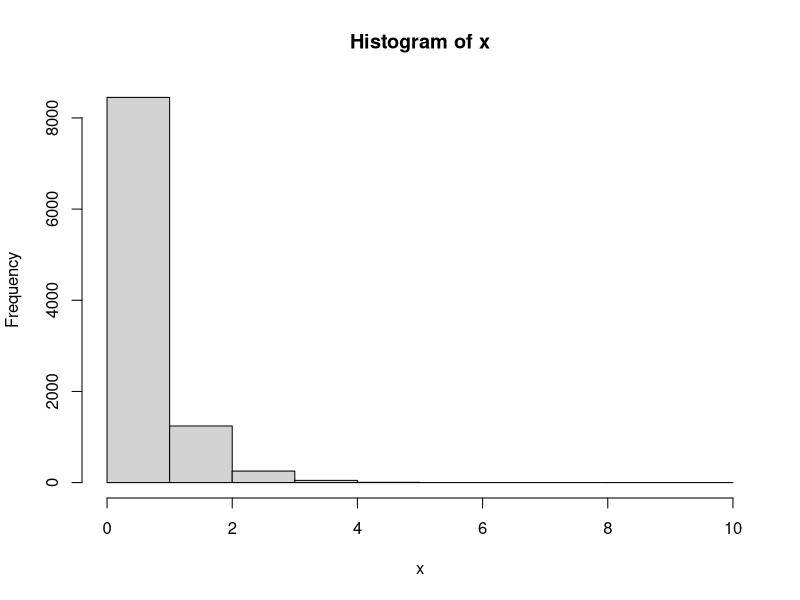
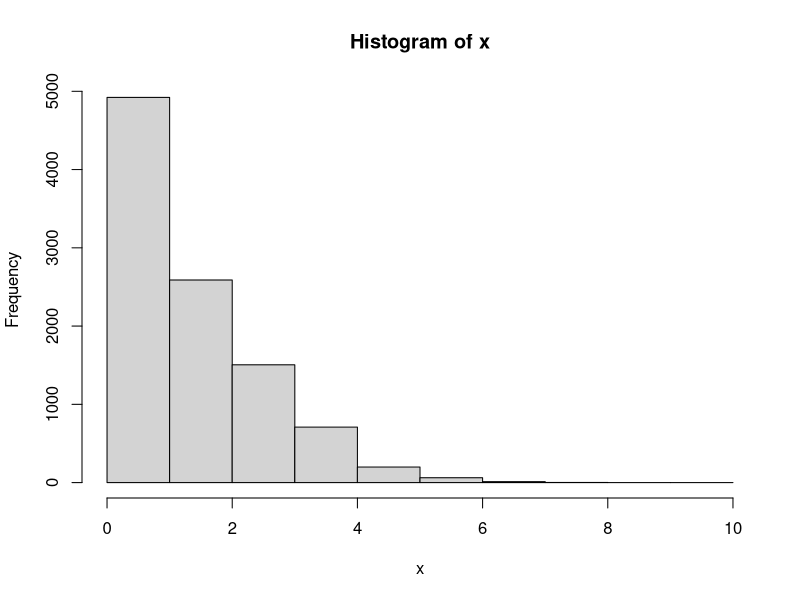
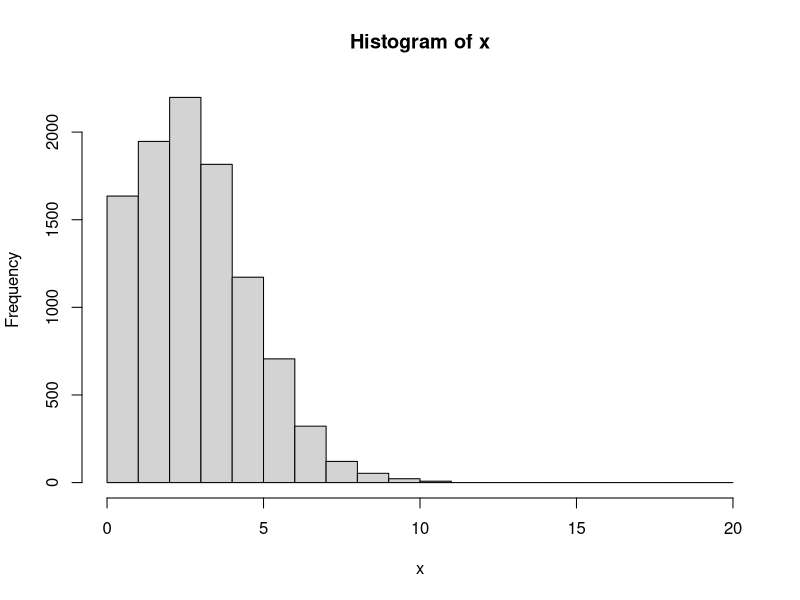
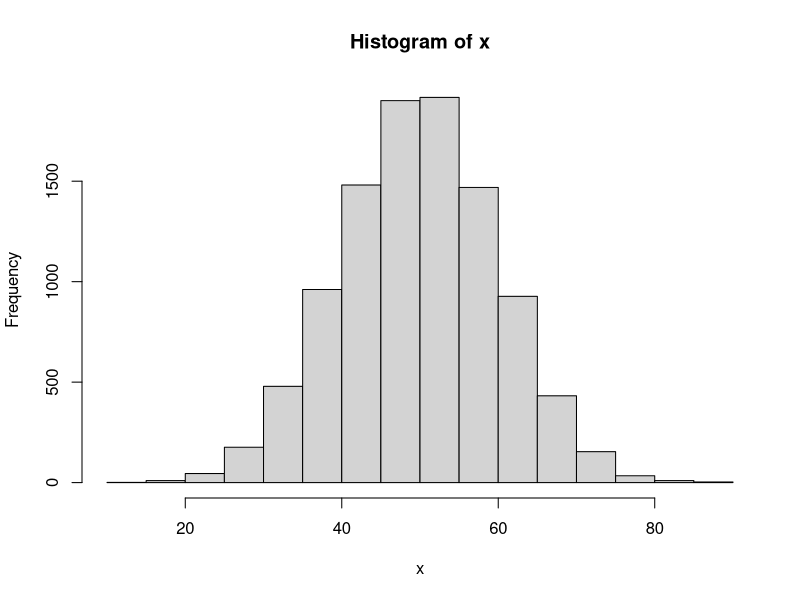
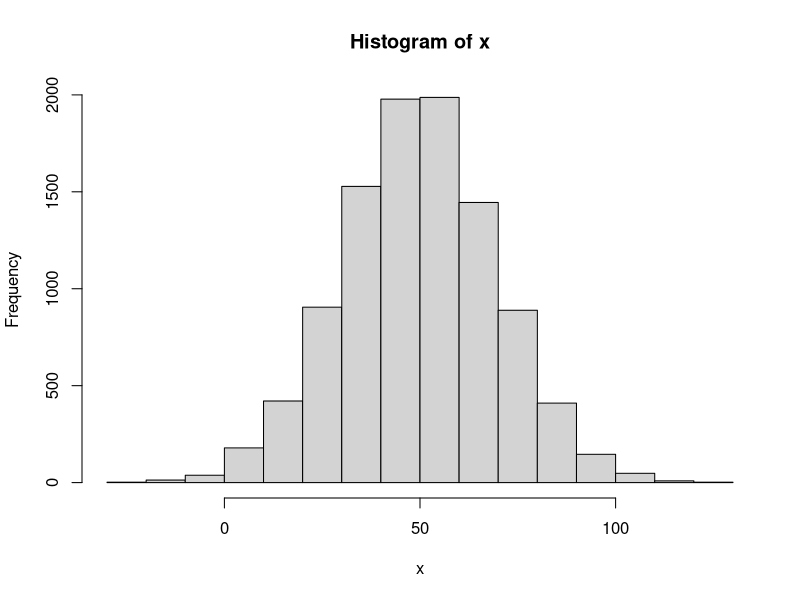
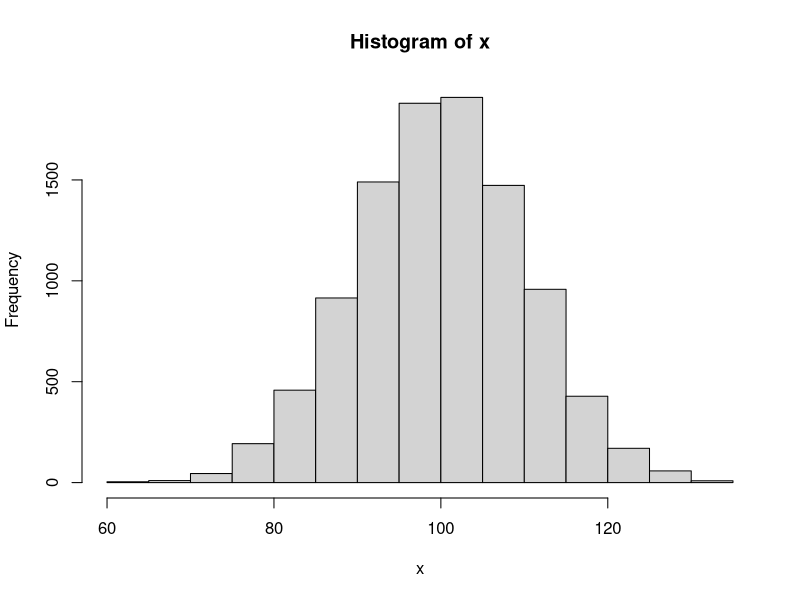
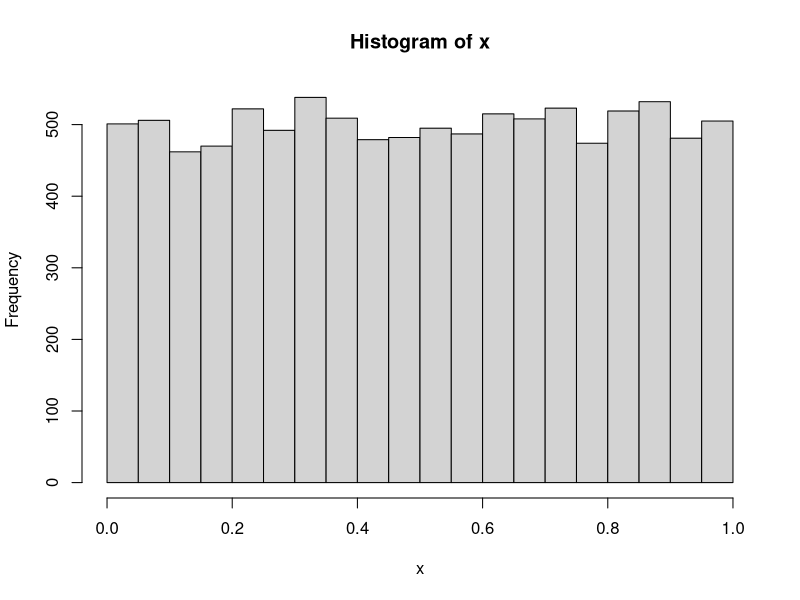
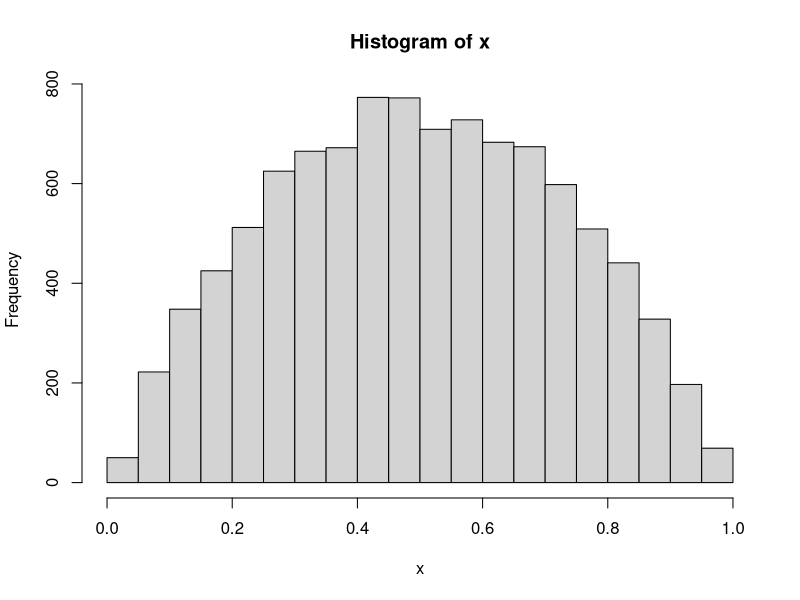

Recreate these plots in R, in order.

#######################################
# Binomial distribution
#######################################


## Probability density/value of obtaining x successes out of n bernoulli trials 

dbinom(x=74,size=100,prob=0.95)

## Probability of an event that the outcome occurs between 0 and q

pbinom(q=74,size=100,prob=0.95)

## Generate n random values for the random variable X 
## which has a Binomial distribution with underlying prob of success p

rbinom(n=10,size=100,prob=0.95)




#######################################
# Poisson distribution
#######################################


## Probability density/value of obtaining x occurrences of something given the underlying rate is lambda 

dpois(x=74,lambda=50)

## Probability of an event that the outcome occurs between 0 and q

ppois(q=74,lambda=50)

## Generate n random values for the random variable X 
## which has a Poisson distribution with underlying rate lambda

rpois(n=10,lambda=50)
rpois(n=10,lambda=0.3)

x <- rpois(n=10000,lambda=0.7)
hist(x,breaks=0:10)

x <- rpois(n=10000,lambda=1.7)
hist(x,breaks=0:10)

x <- rpois(n=10000,lambda=3.3)
hist(x,breaks=0:20)


#######################################
# Normal distribution
#######################################


## Probability density of obtaining a value x when the mean is 'mean' and standard deviation is 'sd'

dnorm(x=74,mean=50,sd=10)

## Probability of an event that the outcome occurs between 0 and q

pnorm(q=74,mean=50,sd=10)

## Generate n random values for the random variable X 
## which has a normal distribution

rnorm(n=5,mean=50,sd=10)
rnorm(n=5,mean=50,sd=20)
rnorm(n=5,mean=100,sd=10)

x <- rnorm(n=10000,mean=50,sd=10)
hist(x)

x <- rnorm(n=10000,mean=50,sd=20)
hist(x)

x <- rnorm(n=10000,mean=100,sd=10)
hist(x)


#######################################
# Beta distribution
#######################################

## Probability density of obtaining a value x when the shape1 parameter is alpha and shape2 parameter is 'beta'

dbeta(x=0.3,shape1 = 1,shape2 = 1)
dbeta(x=0.3,shape1 = 1,shape2 = 2)
dbeta(x=0.3,shape1 = 2,shape2 = 2)
dbeta(x=0.3,shape1 = 10,shape2 = 10)

## Probability of an event that the outcome occurs between 0 and q

pbeta(q=0.3,shape1 = 10,shape2 = 10)

## Generate n random values for the random variable X 
## which has a beta distribution

rbeta(n=5,shape1 = 2,shape2 = 2)
rbeta(n=5,shape1 = 20,shape2 = 20)
rbeta(n=5,shape1 = 200,shape2 = 200)

# MEAN: a/(a+b), MODE: (a-1)/(a+b-2)

x <- rbeta(n=10000,shape1=1,shape2=1)
hist(x)

x <- rbeta(n=10000,shape1=2,shape2=2)
hist(x)

x <- rbeta(n=10000,shape1=20,shape2=20)
hist(x)

x <- rbeta(n=10000,shape1=200,shape2=200)
hist(x)

x <- rbeta(n=10000,shape1=200,shape2=400)
hist(x)

x <- rbeta(n=10000,shape1=8,shape2=2)
hist(x)

p <- rbeta(n=10000,shape1=80,shape2=20)
hist(p)
